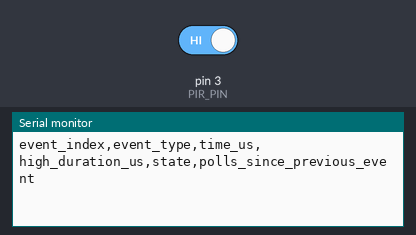
Simulated run of this sketch. Board: Arduino Uno, built with avr-gcc and run on an emulated ATmega328P. Shown: the last lines printed to the serial monitor. Inputs (shaded band) come from the test bench; at power-on: pin 3 (PIR_PIN) HIGH.

Above: at 1.2 s.
1.3 s: pin 3 (PIR_PIN) driven LOW
At 2.5 s:
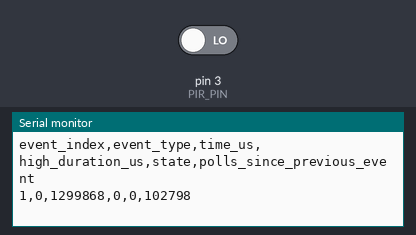
2.8 s: pin 3 (PIR_PIN) driven HIGH
At 3.7 s:
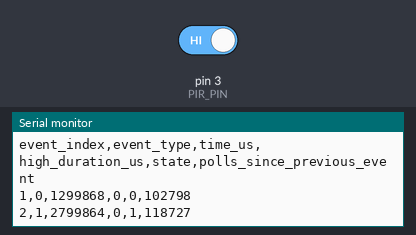

Measured:
- after the input at 1.3 s, the serial monitor: prints a new line at once (image 1)
- after the input at 2.8 s, the serial monitor: prints a new line at once (image 2)

The sketch:

NumericError_PIRTimingV2.ino
```cpp
#include <Arduino.h>

// BetterBoard Numeric Error Depth — PIR Timing V2
// Records observed PIR transitions and high-state durations. This measures the
// digital output timing seen by the MCU; it does not claim sensor-internal latency
// without an independent physical trigger reference.

const uint8_t PIR_PIN = 3;
const uint32_t BAUD = 115200;
int lastState = LOW;
uint32_t riseUs = 0;
uint32_t eventIndex = 0;
uint32_t loopPolls = 0;

void setup() {
  Serial.begin(BAUD);
  pinMode(PIR_PIN, INPUT);
  lastState = digitalRead(PIR_PIN);
  Serial.println("event_index,event_type,time_us,high_duration_us,state,polls_since_previous_event");
}

void loop() {
  loopPolls++;
  const int state = digitalRead(PIR_PIN);
  if (state == lastState) return;
  const uint32_t now = micros();
  eventIndex++;
  const uint32_t polls = loopPolls;
  loopPolls = 0;
  uint32_t duration = 0;
  if (state == HIGH) riseUs = now;
  else if (riseUs != 0) duration = now - riseUs;
  Serial.print(eventIndex); Serial.print(',');
  Serial.print(state == HIGH ? 1 : 0); Serial.print(',');
  Serial.print(now); Serial.print(','); Serial.print(duration); Serial.print(',');
  Serial.print(state); Serial.print(','); Serial.println(polls);
  lastState = state;
}
```
